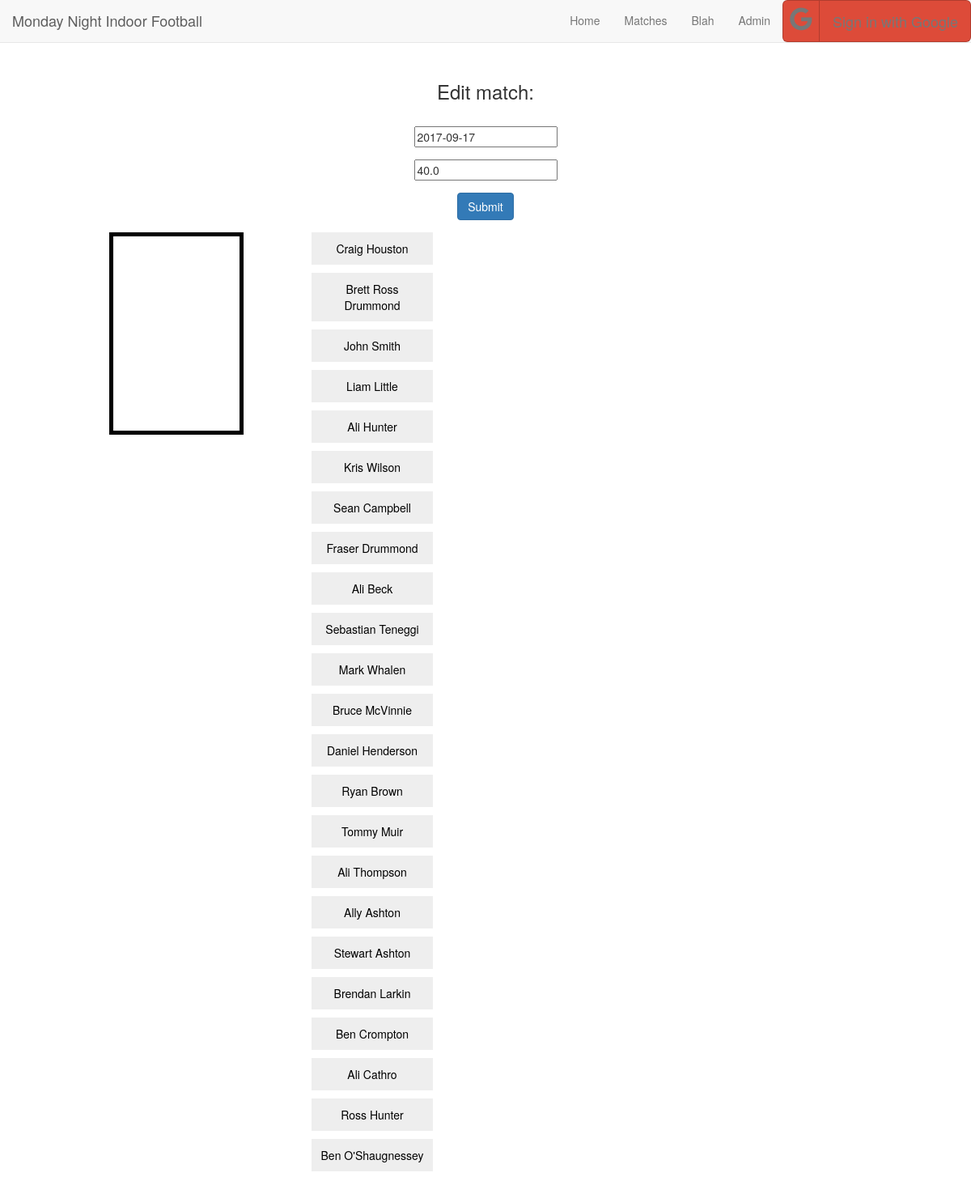
Page /matches/1/edit/ on the committed database.
### www/models.py (models this page shows, shortened)
class Player(models.Model):
    firstname = models.CharField(max_length=30)
    lastname = models.CharField(max_length=30)
    image = models.CharField(max_length=200, blank=True, null=True)

### www/views.py (the view)
# urls.py: url(r'^matches/(?P<match_id>\d+)/edit/$', views.matches_edit,
def matches_edit(request, match_id):
    match = Match.objects.get(pk=match_id)
    if (request.method == 'POST'):
        form = MatchForm(data=request.POST, instance=match)
        if form.is_valid():
            form.save(commit = True)
        return redirect(reverse('matches'))
    else:
        match_dict = model_to_dict(match)
        form = MatchForm(match_dict)
        players = Player.objects.all()
        return render(request, 'matches_edit.html', {'form':form, 'players':players})

### www/forms.py
class MatchForm(forms.ModelForm):
    class Meta:
        model = Match
        fields = ['date', 'cost']
    def __init__(self, *args, **kwargs):
        super(MatchForm, self).__init__(*args, **kwargs)
        self.helper = FormHelper()
        self.helper.form_class = 'form-horizontal'
        self.helper.label_class = 'col-lg-2'
        self.helper.field_class = 'col-lg-8'
        self.helper.field_template = 'bootstrap3/layout/inline_field.html'
        self.helper.add_input(Submit('submit', 'Submit'))

### www/templates/matches_edit.html (shortened to what this page needs)
{% extends 'base.html' %}
{% load staticfiles %}
{% load crispy_forms_tags %}
{% block content %}
<div class="container text-center">
  {% if 'edit' in request.path %}
    <h3>Edit match:</h3>
  {% endif %}
  <br>
  {% crispy form form.helper %}
  <div id="bin"></div>
  <ul id="drag_ul">
    {% for player in players %}
    <li id="drag_li"><a href="#">{{ player.firstname }} {{player.lastname}}</a></li>
    {% endfor %}
  </ul>
</div>
{% endblock %}

### www/templates/base.html (style rules this page uses)
.container { position: relative; padding: 80px 120px; }

### www/templates/matches_edit.html (style rules this page uses)
#drag_li { list-style: none; }
#drag_li a { text-decoration: none; color: #000; margin: 10px; width: 150px; border: 3px; background: #eee; padding: 10px; display: block; }
#drag_ul { margin-left: 200px; min-height: 300px; }
#bin { background: url(images/bin.jpg) top right no-repeat; height: 250px; width: 166px; float: left; border: 5px solid #000; position: relative; margin-top: 0; }

### rows in the picture
Player: firstname "Craig", lastname "Houston"
Player: firstname "Brett", lastname "Ross Drummond"
Player: firstname "John", lastname "Smith"
Player: firstname "Liam", lastname "Little"
Player: firstname "Ali", lastname "Hunter"
Player: firstname "Kris", lastname "Wilson"
Player: firstname "Sean", lastname "Campbell"
Player: firstname "Fraser", lastname "Drummond"
Player: firstname "Ali", lastname "Beck"
Player: firstname "Sebastian", lastname "Teneggi"
Player: firstname "Mark", lastname "Whalen"
Player: firstname "Bruce", lastname "McVinnie"
Player: firstname "Daniel", lastname "Henderson"
Player: firstname "Ryan", lastname "Brown"
Player: firstname "Tommy", lastname "Muir"
Player: firstname "Ali", lastname "Thompson"
Player: firstname "Ally", lastname "Ashton"
Player: firstname "Stewart", lastname "Ashton"
Player: firstname "Brendan", lastname "Larkin"
Player: firstname "Ben", lastname "Crompton"
Player: firstname "Ali", lastname "Cathro"
Player: firstname "Ross", lastname "Hunter"
Player: firstname "Ben", lastname "O'Shaugnessey"
